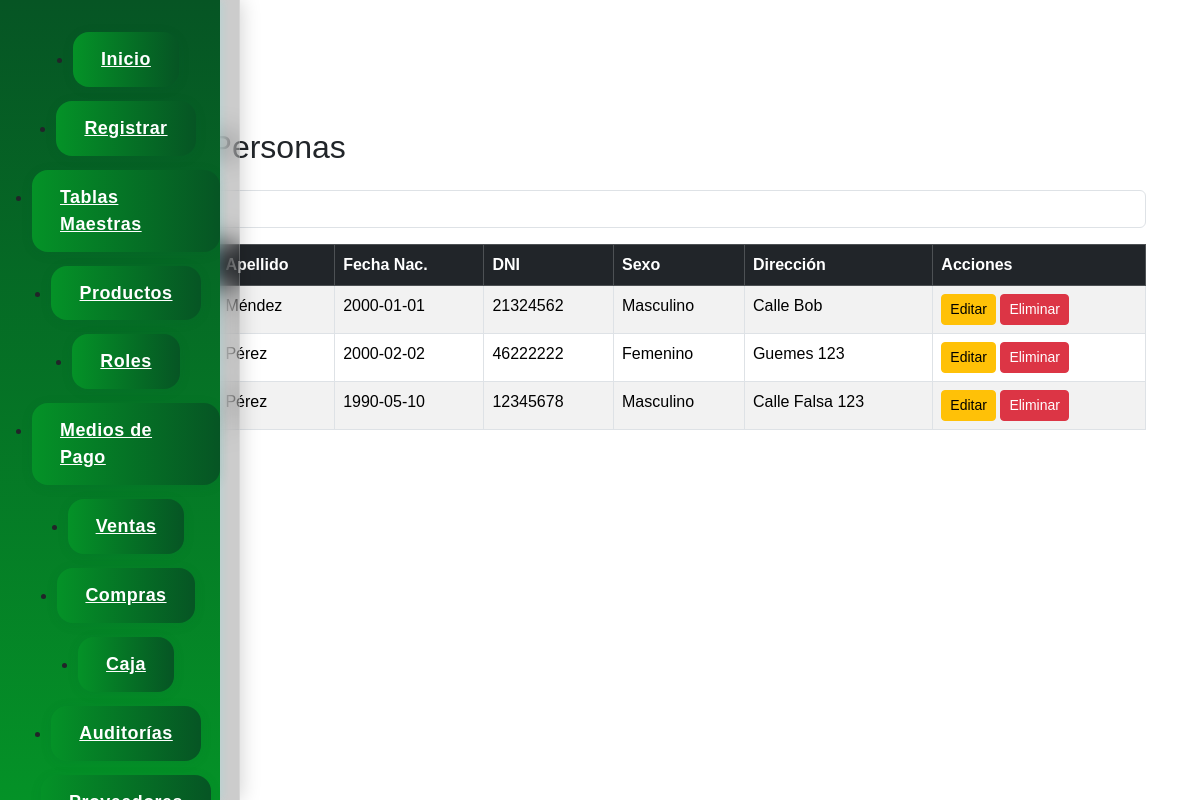
/index.php?page=persona (signed in), run on the app's committed database.
### tables this page shows
CREATE TABLE persona (
    id_persona INT NOT NULL AUTO_INCREMENT,
    persona_nombre VARCHAR(50) NOT NULL,
    persona_apellido VARCHAR(50) NOT NULL,
    persona_fecha_nac DATE NOT NULL,
    persona_dni VARCHAR(10) NOT NULL,
    persona_sexo VARCHAR(10),
    persona_direccion VARCHAR(50) NOT NULL,
    PRIMARY KEY (id_persona)
);

### controllers/persona.controlador.php (called while the page is built, shortened)
<?php
require_once "models/persona.php";
class PersonaControlador {
    public static function index() {
        $resultado = Persona::listar();
        $personas = [];
        while ($row = $resultado->fetch_assoc()) {
            $personas[] = $row;
        }
        include "views/persona.php";
    }
}

### models/conexion.php (called while the page is built, shortened)
<?php
class Conexion {
    private $_con;
    private $servidor;
    private $usuario;
    private $password;
    private $base_datos;
    public function __construct(){
        $dotenv = Dotenv::createImmutable(__DIR__ . '/../');
        $this->servidor = $_ENV['DB_HOST'];
        $this->usuario = $_ENV['DB_USER'];
        $this->password = $_ENV['DB_PASS'];
        $this->base_datos = $_ENV['DB_NAME'];
    }
    public function conectar(){
        $this->_con = new mysqli($this->servidor, $this->usuario, $this->password, $this->base_datos);
    }
    public function consultar($query){
        $resultado = $this->_con->query($query);
        return $resultado;
    }
}
?>

### models/persona.php (called while the page is built, shortened)
<?php
require_once('conexion.php');
class Persona {
        public static function listar() {
            $conexion = new Conexion();
            $sql = "SELECT * FROM persona ORDER BY id_persona DESC";
            return $conexion->consultar($sql);
        }
    }
?>

### views/persona.php (the view, shortened to what this page needs)
<div class="container mt-4">
    <h2 class="mb-4">Listado de Personas</h2>
    <input class="form-control mb-3" id="buscadorPersona" type="text" placeholder="Buscar persona...">
    <table class="table table-striped table-bordered">
        <thead class="table-dark">
            <tr>
                <th>ID</th>
                <th>Nombre</th>
                <th>Apellido</th>
                <th>Fecha Nac.</th>
                <th>DNI</th>
                <th>Sexo</th>
                <th>Dirección</th>
                <th>Acciones</th>
            </tr>
        </thead>
        <tbody id="tablaPersonas">
            <?php if (isset($personas)): ?>
                <?php foreach ($personas as $p): ?>
                    <tr>
                        <td><?= $p['id_persona'] ?></td>
                        <td><?= $p['persona_nombre'] ?></td>
                        <td><?= $p['persona_apellido'] ?></td>
                        <td><?= $p['persona_fecha_nac'] ?></td>
                        <td><?= $p['persona_dni'] ?></td>
                        <td><?= $p['persona_sexo'] ?></td>
                        <td><?= $p['persona_direccion'] ?></td>
                        <td>
                            <a href="?page=persona&action=editar&id=<?= $p['id_persona'] ?>" class="btn btn-warning btn-sm">Editar</a>
                            <a href="?page=persona&action=eliminar&id=<?= $p['id_persona'] ?>" class="btn btn-danger btn-sm" onclick="return confirm('¿Eliminar persona?')">Eliminar</a>
                        </td>
                    </tr>
                <?php endforeach; ?>
            <?php endif; ?>
        </tbody>
    </table>
    <a href="?page=persona&action=nuevo" class="btn btn-primary">Nueva Persona</a>
</div>

### styles/signup.css (style rules this page uses)
* { margin: 0; padding: 0; box-sizing: border-box; font-family: 'Arial', sans-serif; }
body { background: white; min-height: 100vh; }

### styles/navbar.css (style rules this page uses)
body, html { margin-left: 220px !important; }
body, html { margin: 0 !important; padding: 0 !important; overflow-x: hidden; min-height: 100vh; box-sizing: border-box; }
body, html, .container, .login-container, .inicio-container, .main-content, .table-responsive, .login-box { margin-top: 0 !important; }
.form-producto-container, .tabla-contenedor, .titulo-listado, .mb-3, .d-flex, .table-producto, .table, .table-responsive, .modal-content { margin-top: 0 !important; }
.container, .login-container, .inicio-container, .main-content, .table-responsive { margin-top: 0 !important; }
.container, .main-content { padding-top: 64px !important; }

### data on the page
persona: persona_nombre "Cris", persona_apellido "Méndez", persona_fecha_nac "2000-01-01", persona_dni "21324562", persona_sexo "Masculino", persona_direccion "Calle Bob"
persona: persona_nombre "Liz", persona_apellido "Pérez", persona_fecha_nac "2000-02-02", persona_dni "46222222", persona_sexo "Femenino", persona_direccion "Guemes 123"
persona: persona_apellido "Pérez", persona_fecha_nac "1990-05-10", persona_dni "12345678", persona_sexo "Masculino", persona_direccion "Calle Falsa 123"
